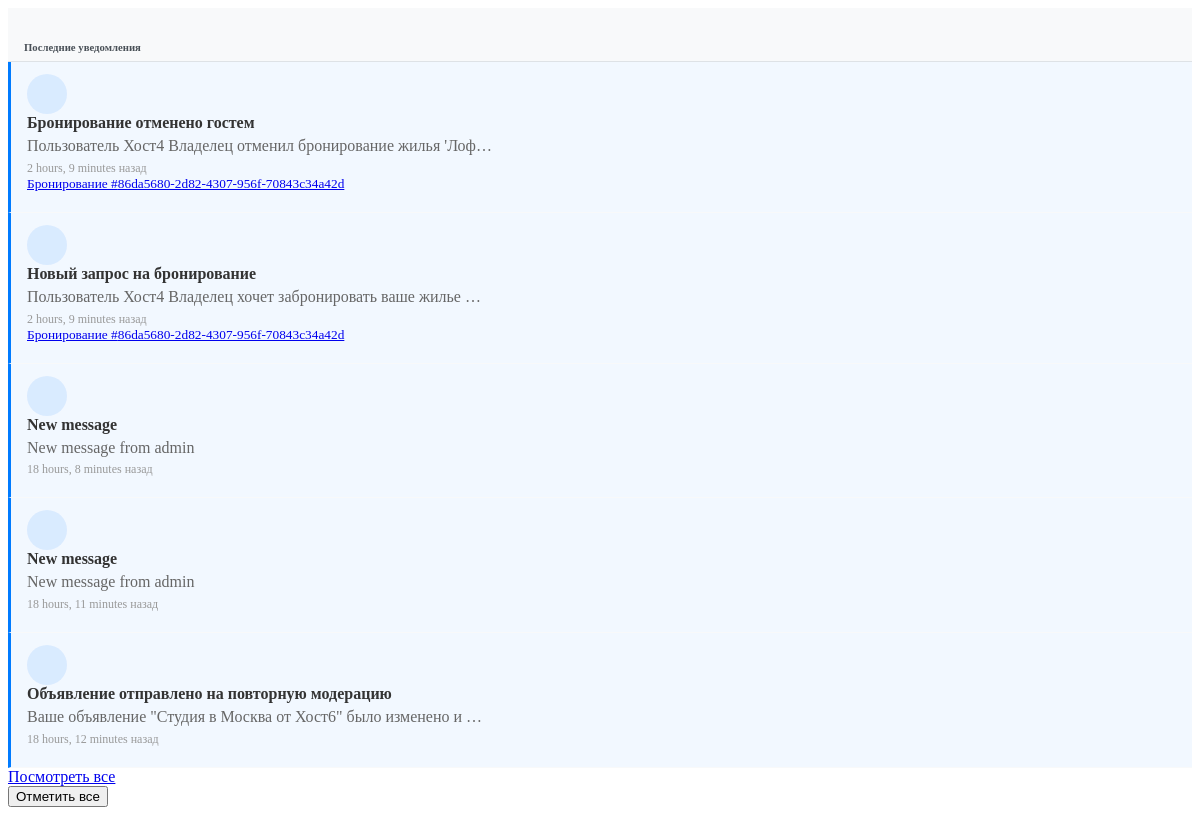
Before: /notifications/api/recent/ (signed in) with the older database file.
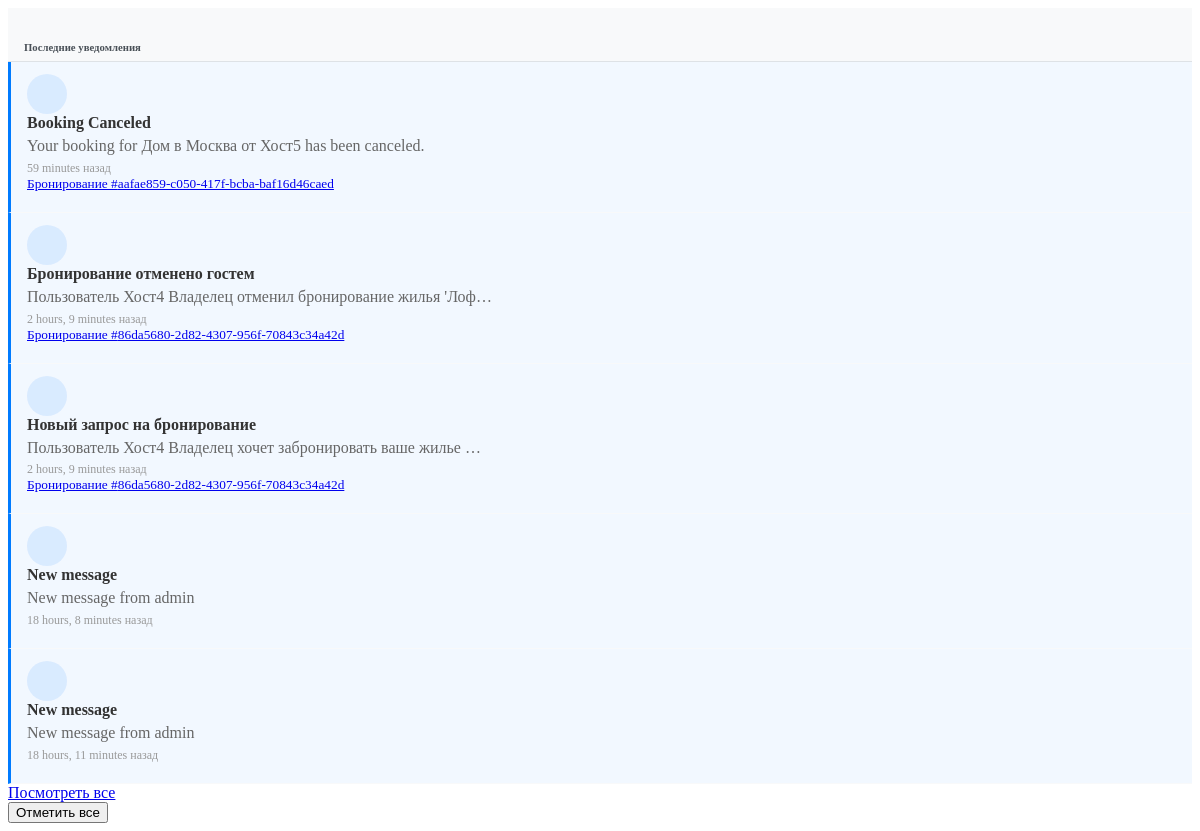
After: the same page with the newer database file.
### notifications/models.py (models this page shows, shortened)
class Notification(models.Model):
    NOTIFICATION_TYPES = [
        ('booking_request', _('Booking Request')),
        ('booking_confirmed', _('Booking Confirmed')),
        ('booking_canceled', _('Booking Canceled')),
        ('message_received', _('Message Received')),
        ('review_received', _('Review Received')),
        ('listing_approved', _('Listing Approved')),
        ('payment_received', _('Payment Received')),
        ('system', _('System Notification')),
    ]
    user = models.ForeignKey(
        settings.AUTH_USER_MODEL,
        on_delete=models.CASCADE,
        related_name='notifications',
        verbose_name=_("User")
    )
    notification_type = models.CharField(
        _("Notification Type"),
        max_length=30,
        choices=NOTIFICATION_TYPES
    )
    title = models.CharField(_("Title"), max_length=255)
    message = models.TextField(_("Message"))
    is_read = models.BooleanField(_("Is Read"), default=False)
    booking = models.ForeignKey(
        'listings.Booking',
        on_delete=models.CASCADE,
        related_name='notifications',
        null=True,
        blank=True,
        verbose_name=_("Related Booking")
    )
    listing = models.ForeignKey(
        'listings.Listing',
        on_delete=models.CASCADE,
        related_name='notifications',
        null=True,
        blank=True,
        verbose_name=_("Related Listing")
    )
    conversation = models.ForeignKey(
        'chat.Conversation',
        on_delete=models.CASCADE,
        related_name='notifications',
        null=True,
        blank=True,
        verbose_name=_("Related Conversation")
    )
    review = models.ForeignKey(
        'listings.Review',
        on_delete=models.CASCADE,
        related_name='notifications',
        null=True,
        blank=True,
        verbose_name=_("Related Review")
    )
    created_at = models.DateTimeField(_("Created At"), auto_now_add=True)
    class Meta:
        verbose_name = _("Notification")
        verbose_name_plural = _("Notifications")
        ordering = ['-created_at']

### listings/models.py (models this page shows, shortened)
class Booking(models.Model):
    STATUS_CHOICES = [
        ('pending', _('Pending')),
        ('confirmed', _('Confirmed')),
        ('canceled', _('Canceled')),
        ('completed', _('Completed')),
    ]
    start_date = models.DateField(_("Check-in date"))
    end_date = models.DateField(_("Check-out date"))
    guests = models.PositiveSmallIntegerField(_("Number of guests"))
    status = models.CharField(_("Status"), max_length=20, choices=STATUS_CHOICES, default='pending')
    base_price = models.DecimalField(_("Base price"), max_digits=10, decimal_places=2)
    cleaning_fee = models.DecimalField(_("Cleaning fee"), max_digits=10, decimal_places=2)
    service_fee = models.DecimalField(_("Service fee"), max_digits=10, decimal_places=2)
    total_price = models.DecimalField(_("Total price"), max_digits=10, decimal_places=2)
    special_requests = models.TextField(_("Special requests"), blank=True)
    listing = models.ForeignKey(
        Listing,
        on_delete=models.CASCADE,
        related_name='bookings'
    )
    guest = models.ForeignKey(
        settings.AUTH_USER_MODEL,
        on_delete=models.CASCADE,
        related_name='bookings'
    )
    booking_reference = models.UUIDField(_("Booking reference"), default=uuid.uuid4, editable=False, unique=True)
    created_at = models.DateTimeField(_("Created at"), auto_now_add=True)
    updated_at = models.DateTimeField(_("Updated at"), auto_now=True)
    class Meta:
        verbose_name = _("Booking")
        verbose_name_plural = _("Bookings")
        ordering = ['-created_at']

### notifications/views.py (the view)
# urls.py: path('api/recent/', views.recent_notifications, name='recent_notifications'),
@login_required
def recent_notifications(request):
    notifications = request.user.notifications.filter(is_read=False).order_by('-created_at')[:5]
    return render(request, 'notifications/partials/recent_notifications.html', {
        'notifications': notifications
    })

### notifications/templatetags/notify_tags.py (called while the page is built)
@register.filter
def notification_target_url(notification):
    if notification.booking:
        return f"/listings/bookings/{notification.booking.booking_reference}/"
    elif notification.conversation:
        return f"/chat/{notification.conversation.id}/"
    elif notification.listing:
        return f"/listings/{notification.listing.id}/"
    elif notification.review:
        return f"/listings/{notification.review.listing.id}/"
    return "/notifications/"

### notifications/templates/notifications/partials/recent_notifications.html (shortened to what this page needs)
<div class="dropdown-menu-header">
    <h6 class="dropdown-header">Последние уведомления</h6>
</div>
{% if notifications %}
    {% for notification in notifications %}
    <div class="dropdown-item notification-item {% if not notification.is_read %}unread{% endif %}"
         data-notification-id="{{ notification.id }}"
         data-target-url="{% load notify_tags %}{{ notification|notification_target_url }}"
         style="cursor: pointer;">
        <div class="d-flex">
            <div class="notification-icon me-2">
            </div>
            <div class="flex-grow-1">
                <div class="notification-title small fw-bold">{{ notification.title }}</div>
                <div class="notification-message small text-muted">{{ notification.message|truncatechars:60 }}</div>
                <div class="notification-time small text-muted">{{ notification.created_at|timesince }} назад</div>
                 {% if notification.booking %}
                                <a href="{% url 'listings:booking_detail' notification.booking.booking_reference %}" class="text-decoration-none">
                                    <small class="text-muted">Бронирование #{{ notification.booking.booking_reference|slice:":8" }}</small>
                                </a>
                            {% elif notification.listing %}
                                <a href="{% url 'listings:listing_detail' notification.listing.id %}" class="text-decoration-none">
                                    <small class="text-muted">{{ notification.listing.title }}</small>
                                </a>
                            {% endif %}
            </div>
            {% if not notification.is_read %}
                <div class="notification-dot">
                    <span class="badge bg-primary rounded-pill">&nbsp;</span>
                </div>
            {% endif %}
        </div>
    </div>
    {% endfor %}
    <div class="dropdown-item text-center">
        <a href="{% url 'notifications:notification_list' %}" class="btn btn-sm btn-outline-primary">Посмотреть все</a>
    </div>
    <div class="dropdown-item text-center">
        <button class="btn btn-sm btn-outline-secondary" onclick="markAllNotificationsRead()">Отметить все</button>
    </div>
{% else %}
    <div class="empty-notifications">
        <i class="fas fa-bell-slash fa-2x"></i>
        <p class="mb-0">Нет уведомлений</p>
    </div>
{% endif %}

Changed rows visible on the page:
no longer on this page (row unchanged): Notification: title "Объявление отправлено на повторную модерацию", message "Ваше объявление \"Студия в Москва от Хост6\" было изменено и …", created_at "18 hours, 12 minutes"
added Notification: title "Booking Canceled", message "Your booking for Дом в Москва от Хост5 has been canceled.", created_at "59 minutes", booking.booking_reference "aafae859-c050-417f-bcba-baf16d46caed"
